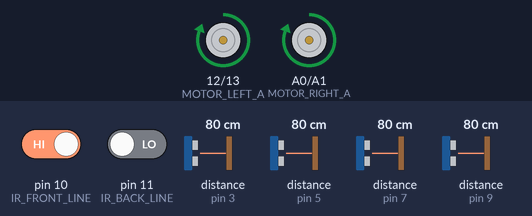
The sketch below on a simulated Arduino Uno, built with avr-gcc and run on an emulated ATmega328P. On the bench: motor-driver pin pairs drawn as motors (green arrow = first pin HIGH = forward, orange = second pin HIGH = backward, longer = more drive). The test bench sets the inputs (shaded band); at power-on: pin 10 (IR_FRONT_LINE) HIGH, pin 11 (IR_BACK_LINE) LOW, distance to the obstacle (sensors on pin 5, pin 3, pin 7, pin 9) 80 cm. The echo pulse lasts 58.3 µs per cm.

Above: at 6.2 s.
6.3 s: pin 10 (IR_FRONT_LINE) driven LOW
At 7.2 s:
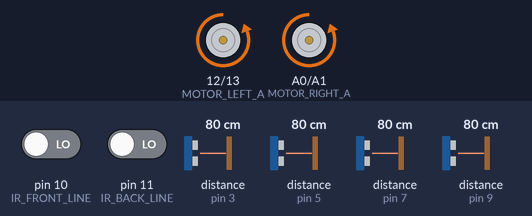
9.5 s: pin 10 (IR_FRONT_LINE) driven HIGH
At 10.2 s:
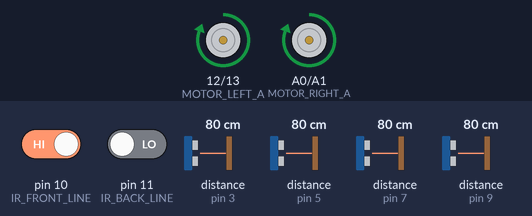
11.3 s: pin 11 (IR_BACK_LINE) driven HIGH
At 12.4 s:
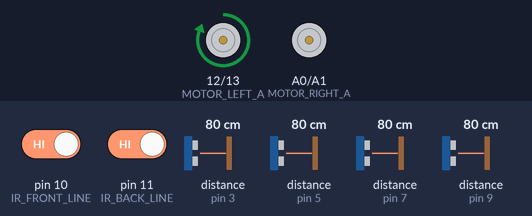
13.1 s: distance to the obstacle (sensor on pin 5) set to 55 cm
14.6 s: distance to the obstacle (sensor on pin 5) set to 46 cm
At 15.7 s:
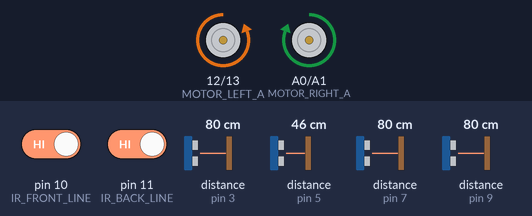
16.1 s: distance to the obstacle (sensor on pin 5) set to 60 cm
At 17.6 s:
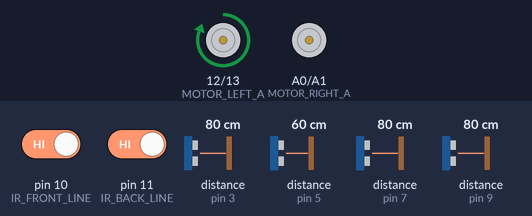
Timing chart, 0 to 18.6 s (numbered marks = the images above; inputs shaded):
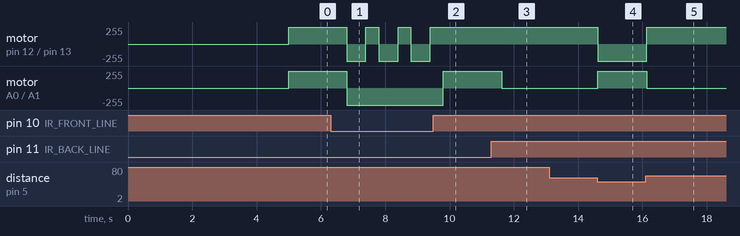

Measured:
- the behaviour switches between 52 and 51 cm on distance to the obstacle (sensor on pin 5) (found by bisection; images 3 and 4)
- after the input at 6.3 s, motor on pin 12 (MOTOR_LEFT_A) / pin 13 (MOTOR_LEFT_B): alternates forward 255/255 for 0.40 s and backward 255/255 for 0.60 s, starting after 0.50 s; motor on A0 (MOTOR_RIGHT_A) / A1 (MOTOR_RIGHT_B): forward 255/255 → backward 255/255 after 0.50 s
- after the input at 9.5 s, motor on pin 12 (MOTOR_LEFT_A) / pin 13 (MOTOR_LEFT_B): stays forward 255/255 (without the input it goes to backward 255/255 after 0.30 s); motor on A0 (MOTOR_RIGHT_A) / A1 (MOTOR_RIGHT_B): backward 255/255 → forward 255/255 after 0.30 s
- after the input at 11.3 s, motor on A0 (MOTOR_RIGHT_A) / A1 (MOTOR_RIGHT_B): forward 255/255 → stopped after 0.32 s
- after the input at 13.1 s, every drawn part: stays the same
- after the input at 14.6 s, motor on pin 12 (MOTOR_LEFT_A) / pin 13 (MOTOR_LEFT_B): forward 255/255 → backward 255/255 at once; motor on A0 (MOTOR_RIGHT_A) / A1 (MOTOR_RIGHT_B): stopped → forward 255/255 at once
- after the input at 16.1 s, motor on pin 12 (MOTOR_LEFT_A) / pin 13 (MOTOR_LEFT_B): backward 255/255 → forward 255/255 at once; motor on A0 (MOTOR_RIGHT_A) / A1 (MOTOR_RIGHT_B): forward 255/255 → stopped at once

The sketch:

Robot_Sumo.ino
```cpp
/**
 * Robot Sumo Champion - 360° Attack & Defense Firmware
 * Developed by Nekena Herinirina
 *
 * Hardware Setup:
 * - 2 IR Line Sensors (Front & Back to detect border color)
 * - 4 Ultrasonic Sensors (Front, Left, Right, Back for 360° situational awareness)
 * - 2 DC Motors with H-Bridge driver
 */

// --- PINS CAPTEURS ULTRASONS ---
#define TRIG_FRONT 2
#define ECHO_FRONT 3
#define TRIG_LEFT  4
#define ECHO_LEFT  5
#define TRIG_RIGHT 6
#define ECHO_RIGHT 7
#define TRIG_BACK  8
#define ECHO_BACK  9

// --- PINS CAPTEURS INFRAROUGES (Ligne du Dohyo) ---
#define IR_FRONT_LINE 10
#define IR_BACK_LINE  11

// --- PINS MOTEURS ---
#define MOTOR_LEFT_A  12
#define MOTOR_LEFT_B  13
#define MOTOR_RIGHT_A A0
#define MOTOR_RIGHT_B A1

// --- PARAMÈTRES ---
#define SENSOR_TIMEOUT 20000 // 20ms timeout pour les ultrasons
#define MAX_ENEMY_DISTANCE 50 // Distance de détection en cm
#define BORDER_COLOR LOW      // Ajuster selon le capteur (Ligne blanche détectée)

void setup() {
  // Configuration des Ultrasons
  pinMode(TRIG_FRONT, OUTPUT); pinMode(ECHO_FRONT, INPUT);
  pinMode(TRIG_LEFT, OUTPUT);  pinMode(ECHO_LEFT, INPUT);
  pinMode(TRIG_RIGHT, OUTPUT); pinMode(ECHO_RIGHT, INPUT);
  pinMode(TRIG_BACK, OUTPUT);  pinMode(ECHO_BACK, INPUT);

  // Configuration des IR
  pinMode(IR_FRONT_LINE, INPUT);
  pinMode(IR_BACK_LINE, INPUT);

  // Configuration des Moteurs
  pinMode(MOTOR_LEFT_A, OUTPUT);  pinMode(MOTOR_LEFT_B, OUTPUT);
  pinMode(MOTOR_RIGHT_A, OUTPUT); pinMode(MOTOR_RIGHT_B, OUTPUT);

  // Délai réglementaire de sécurité de 5 secondes avant le combat
  delay(5000);
}

void loop() {
  // ==========================================
  // SÉCURITÉ ANTI-CHUTE (Priorité Absolue)
  // ==========================================
  if (digitalRead(IR_FRONT_LINE) == BORDER_COLOR) {
    moveBackward();
    delay(600);
    spinRight();
    delay(400);
    return;
  }

  if (digitalRead(IR_BACK_LINE) == BORDER_COLOR) {
    moveForward();
    delay(600);
    return;
  }

  // ==========================================
  // ACQUISITION DES RADARS (360° Scan)
  // ==========================================
  int distFront = readDistance(TRIG_FRONT, ECHO_FRONT);
  int distLeft  = readDistance(TRIG_LEFT, ECHO_LEFT);
  int distRight = readDistance(TRIG_RIGHT, ECHO_RIGHT);
  int distBack  = readDistance(TRIG_BACK, ECHO_BACK);

  // ==========================================
  // STRATÉGIE DE COMBAT AUTONOME
  // ==========================================

  // 1. L'ennemi est devant -> On charge à pleine puissance !
  if (distFront > 0 && distFront <= MAX_ENEMY_DISTANCE) {
    attack();
  }
  // 2. L'ennemi essaie de nous contourner par la gauche -> On pivote rapidement à gauche
  else if (distLeft > 0 && distLeft <= MAX_ENEMY_DISTANCE) {
    spinLeft();
    delay(150); // Petit ajustement pour se réaligner face à lui
  }
  // 3. L'ennemi essaie de nous contourner par la droite -> On pivote rapidement à droite
  else if (distRight > 0 && distRight <= MAX_ENEMY_DISTANCE) {
    spinRight();
    delay(150);
  }
  // 4. L'ennemi est derrière nous -> Manœuvre de contre-attaque rapide !
  else if (distBack > 0 && distBack <= MAX_ENEMY_DISTANCE) {
    spinRight();
    delay(350); // Demi-tour complet pour faire face à l'adversaire
  }
  // 5. Aucun ennemi en vue -> Rotation lente pour balayer l'arène
  else {
    searchPattern();
  }
}

// --- FONCTIONS DE PILOTAGE DES MOTEURS ---

void moveForward() {
  digitalWrite(MOTOR_LEFT_A, HIGH);  digitalWrite(MOTOR_LEFT_B, LOW);
  digitalWrite(MOTOR_RIGHT_A, HIGH); digitalWrite(MOTOR_RIGHT_B, LOW);
}

void attack() {
  moveForward(); // Foncer à vitesse maximale
}

void moveBackward() {
  digitalWrite(MOTOR_LEFT_A, LOW);  digitalWrite(MOTOR_LEFT_B, HIGH);
  digitalWrite(MOTOR_RIGHT_A, LOW); digitalWrite(MOTOR_RIGHT_B, HIGH);
}

void spinLeft() {
  digitalWrite(MOTOR_LEFT_A, LOW);   digitalWrite(MOTOR_LEFT_B, HIGH);
  digitalWrite(MOTOR_RIGHT_A, HIGH); digitalWrite(MOTOR_RIGHT_B, LOW);
}

void spinRight() {
  digitalWrite(MOTOR_LEFT_A, HIGH);  digitalWrite(MOTOR_LEFT_B, LOW);
  digitalWrite(MOTOR_RIGHT_A, LOW);   digitalWrite(MOTOR_RIGHT_B, HIGH);
}

void searchPattern() {
  // Rotation lente sur un seul moteur pour économiser l'énergie et scanner
  digitalWrite(MOTOR_LEFT_A, HIGH);  digitalWrite(MOTOR_LEFT_B, LOW);
  digitalWrite(MOTOR_RIGHT_A, LOW);   digitalWrite(MOTOR_RIGHT_B, LOW);
}

// --- FONCTION DE LECTURE ULTRASON ---
int readDistance(int trigPin, int echoPin) {
  digitalWrite(trigPin, LOW);
  delayMicroseconds(2);
  digitalWrite(trigPin, HIGH);
  delayMicroseconds(10);
  digitalWrite(trigPin, LOW);

  long duration = pulseIn(echoPin, HIGH, SENSOR_TIMEOUT);
  if (duration == 0) return 999; // Pas d'obstacle détecté dans la limite du timeout

  return duration * 0.034 / 2;
}
```
